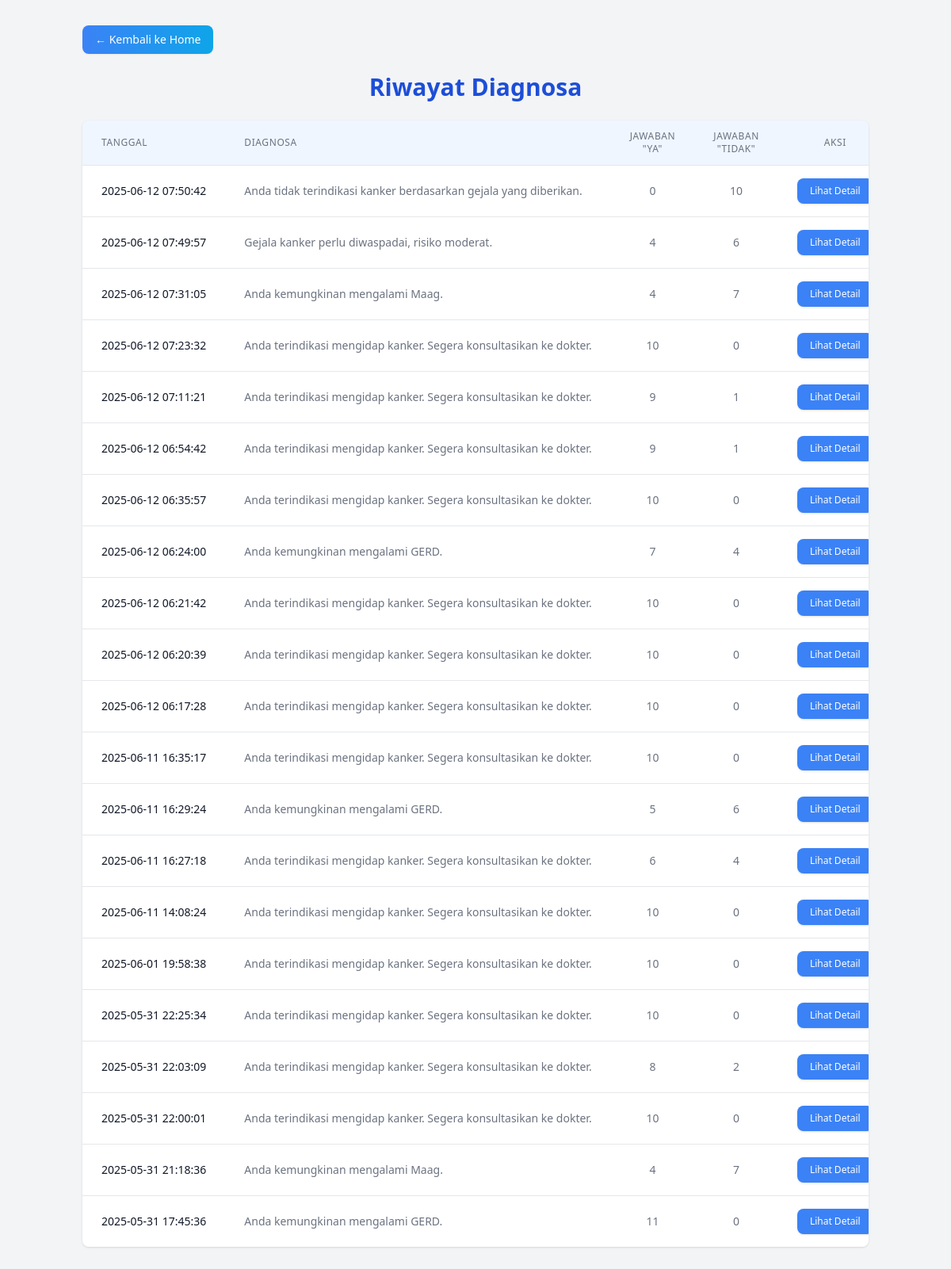
The app's page /riwayat (signed in) with its own data.
### tables this page shows
CREATE TABLE riwayat (
            id INTEGER PRIMARY KEY AUTOINCREMENT,
            user_id INTEGER,
            diagnosa TEXT,
            saran TEXT,
            pengobatan TEXT,
            pantangan TEXT,
            jumlah_ya INTEGER,
            jumlah_tidak INTEGER,
            tanggal TEXT
        );

### app.py (the view)
@app.route('/riwayat')
def lihat_riwayat():
    if 'user_id' not in session:
        return redirect(url_for('login'))
    conn = sqlite3.connect(DATABASE)
    conn.row_factory = sqlite3.Row
    c = conn.cursor()
    c.execute('SELECT id, diagnosa, saran, pengobatan, pantangan, jumlah_ya, jumlah_tidak, tanggal FROM riwayat WHERE user_id = ? ORDER BY tanggal DESC', (session['user_id'],))
    riwayat_list = c.fetchall()
    conn.close()
    return render_template('riwayat.html', riwayat_list=riwayat_list)

### templates/riwayat.html (shortened to what this page needs)
<!DOCTYPE html>
<html lang="id">
<head>
    <script src="https://cdn.tailwindcss.com"></script>
</head>
<body class="bg-gray-100 text-gray-800 min-h-screen">
    <div class="container mx-auto py-6 sm:py-8 px-4">
        <div class="mb-6">
            <a href="/home" class="inline-flex items-center px-4 py-2 bg-gradient-to-r from-blue-500 to-sky-500 text-white rounded-lg shadow-sm text-sm font-medium hover:bg-blue-600 transition">
                &larr; Kembali ke Home
            </a>
        </div>
        <h1 class="text-2xl md:text-3xl font-bold mb-6 text-center text-blue-700">Riwayat Diagnosa</h1>
        {% if riwayat_list %}
            <div class="hidden md:block overflow-x-auto bg-white rounded-lg shadow">
                <table class="min-w-full divide-y divide-gray-200">
                    <thead class="bg-blue-50">
                        <tr>
                            <th class="px-6 py-3 text-left text-xs font-medium text-gray-500 uppercase tracking-wider">Tanggal</th>
                            <th class="px-6 py-3 text-left text-xs font-medium text-gray-500 uppercase tracking-wider">Diagnosa</th>
                            <th class="px-6 py-3 text-center text-xs font-medium text-gray-500 uppercase tracking-wider">Jawaban "Ya"</th>
                            <th class="px-6 py-3 text-center text-xs font-medium text-gray-500 uppercase tracking-wider">Jawaban "Tidak"</th>
                            <th class="px-6 py-3 text-center text-xs font-medium text-gray-500 uppercase tracking-wider">Aksi</th>
                        </tr>
                    </thead>
                    <tbody class="bg-white divide-y divide-gray-200">
                        {% for riwayat in riwayat_list %}
                        <tr>
                            <td class="px-6 py-4 whitespace-nowrap text-sm text-gray-900">{{ riwayat['tanggal'] }}</td>
                            <td class="px-6 py-4 whitespace-nowrap text-sm text-gray-500">{{ riwayat['diagnosa'] }}</td>
                            <td class="px-6 py-4 whitespace-nowrap text-sm text-gray-500 text-center">{{ riwayat['jumlah_ya'] }}</td>
                            <td class="px-6 py-4 whitespace-nowrap text-sm text-gray-500 text-center">{{ riwayat['jumlah_tidak'] }}</td>
                            <td class="px-6 py-4 whitespace-nowrap text-center text-sm font-medium">
                                <a href="/riwayat/{{ riwayat['id'] }}" class="inline-block px-4 py-2 bg-blue-500 hover:bg-blue-600 text-white text-xs rounded-lg shadow">
                                    Lihat Detail
                                </a>
                            </td>
                        </tr>
                        {% endfor %}
                    </tbody>
                </table>
            </div>
        {% else %}
            <div class="bg-white rounded-lg shadow p-6 text-center">
                <p class="text-gray-500">Belum ada riwayat diagnosa.</p>
            </div>
        {% endif %}
    </div>
</body>
</html>

### records on screen
riwayat: tanggal "2025-06-12 07:50:42", diagnosa "Anda tidak terindikasi kanker berdasarkan gejala yang diberikan.", jumlah_ya "0", jumlah_tidak "10"
riwayat: tanggal "2025-06-12 07:49:57", diagnosa "Gejala kanker perlu diwaspadai, risiko moderat.", jumlah_ya "4", jumlah_tidak "6"
riwayat: tanggal "2025-06-12 07:31:05", diagnosa "Anda kemungkinan mengalami Maag.", jumlah_ya "4", jumlah_tidak "7"
riwayat: tanggal "2025-06-12 07:23:32", diagnosa "Anda terindikasi mengidap kanker. Segera konsultasikan ke dokter.", jumlah_ya "10", jumlah_tidak "0"
riwayat: tanggal "2025-06-12 07:11:21", diagnosa "Anda terindikasi mengidap kanker. Segera konsultasikan ke dokter.", jumlah_ya "9", jumlah_tidak "1"
riwayat: tanggal "2025-06-12 06:54:42", diagnosa "Anda terindikasi mengidap kanker. Segera konsultasikan ke dokter.", jumlah_ya "9", jumlah_tidak "1"
riwayat: tanggal "2025-06-12 06:35:57", diagnosa "Anda terindikasi mengidap kanker. Segera konsultasikan ke dokter.", jumlah_ya "10", jumlah_tidak "0"
riwayat: tanggal "2025-06-12 06:24:00", diagnosa "Anda kemungkinan mengalami GERD.", jumlah_ya "7", jumlah_tidak "4"
riwayat: tanggal "2025-06-12 06:21:42", diagnosa "Anda terindikasi mengidap kanker. Segera konsultasikan ke dokter.", jumlah_ya "10", jumlah_tidak "0"
riwayat: tanggal "2025-06-12 06:20:39", diagnosa "Anda terindikasi mengidap kanker. Segera konsultasikan ke dokter.", jumlah_ya "10", jumlah_tidak "0"
riwayat: tanggal "2025-06-12 06:17:28", diagnosa "Anda terindikasi mengidap kanker. Segera konsultasikan ke dokter.", jumlah_ya "10", jumlah_tidak "0"
riwayat: tanggal "2025-06-11 16:35:17", diagnosa "Anda terindikasi mengidap kanker. Segera konsultasikan ke dokter.", jumlah_ya "10", jumlah_tidak "0"
riwayat: tanggal "2025-06-11 16:29:24", diagnosa "Anda kemungkinan mengalami GERD.", jumlah_ya "5", jumlah_tidak "6"
riwayat: tanggal "2025-06-11 16:27:18", diagnosa "Anda terindikasi mengidap kanker. Segera konsultasikan ke dokter.", jumlah_ya "6", jumlah_tidak "4"
riwayat: tanggal "2025-06-11 14:08:24", diagnosa "Anda terindikasi mengidap kanker. Segera konsultasikan ke dokter.", jumlah_ya "10", jumlah_tidak "0"
riwayat: tanggal "2025-06-01 19:58:38", diagnosa "Anda terindikasi mengidap kanker. Segera konsultasikan ke dokter.", jumlah_ya "10", jumlah_tidak "0"
riwayat: tanggal "2025-05-31 22:25:34", diagnosa "Anda terindikasi mengidap kanker. Segera konsultasikan ke dokter.", jumlah_ya "10", jumlah_tidak "0"
riwayat: tanggal "2025-05-31 22:03:09", diagnosa "Anda terindikasi mengidap kanker. Segera konsultasikan ke dokter.", jumlah_ya "8", jumlah_tidak "2"
riwayat: tanggal "2025-05-31 22:00:01", diagnosa "Anda terindikasi mengidap kanker. Segera konsultasikan ke dokter.", jumlah_ya "10", jumlah_tidak "0"
riwayat: tanggal "2025-05-31 21:18:36", diagnosa "Anda kemungkinan mengalami Maag.", jumlah_ya "4", jumlah_tidak "7"
riwayat: tanggal "2025-05-31 17:45:36", diagnosa "Anda kemungkinan mengalami GERD.", jumlah_ya "11", jumlah_tidak "0"
